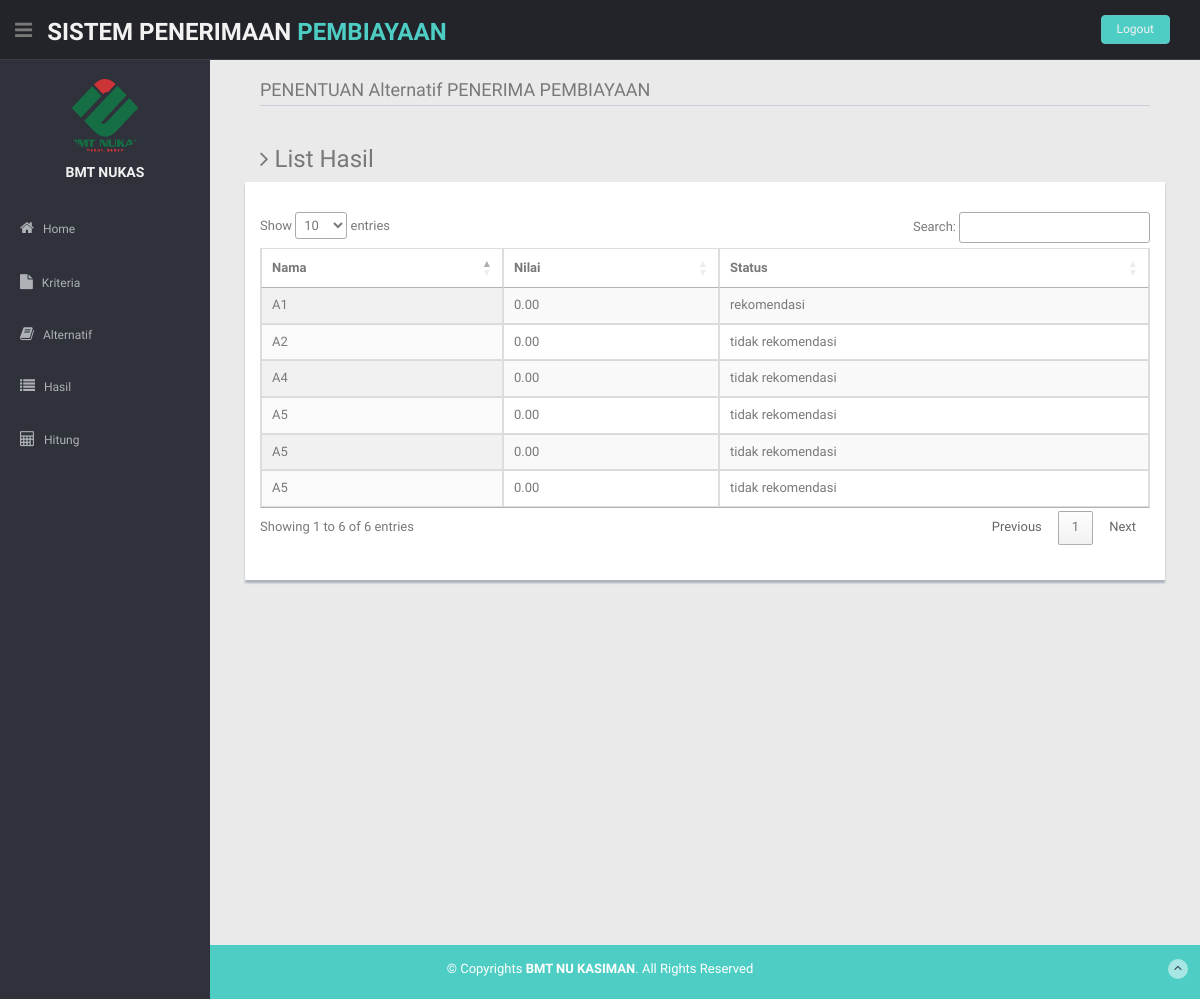
/index.php?module=list_detail_alternatif&&tanggal=2023-08-09 03:31:52, run on the app's committed database.
### tables this page shows
CREATE TABLE `tabel_hasil` (
  `id_hasil` int(11) NOT NULL,
  `nama` varchar(50) NOT NULL,
  `nilai` double NOT NULL,
  `tanggal` timestamp NOT NULL DEFAULT current_timestamp() ON UPDATE current_timestamp(),
  `status` varchar(25) NOT NULL
);

### pages/hasil/list_alternatif.php (the view, shortened to what this page needs)
<h3><i class="fa fa-angle-right"></i> List Hasil</h3>
        <div class="row mb">
          <div class="content-panel">
            <div class="adv-table" style="padding: 15px;">
              <table cellpadding="0" cellspacing="0" border="0" class="display table table-bordered" id="myDataTables">
                <thead>
                  <tr>
                    <th>Nama</th>
                    <th>Nilai</th>
                    <th>Status</th>
                  </tr>
                </thead>
                <tbody>
          <?php
          $sql = "SELECT * FROM tabel_hasil WHERE tanggal = '$_GET[tanggal]'";
          $result = mysqli_query($koneksi, $sql);
              while ($row = mysqli_fetch_assoc($result)) {
          ?>
                  <tr class="gradeX">
                    <td><?=$row['nama']?></td>
                    <td><?php echo number_format($row['nilai'],2)?></td>
                    <td><?=$row['status']?></td>
                  </tr>
          <?php
              }
          ?>
                </tbody>
              </table>
            </div>
          </div>
        </div>

### css/style.css (style rules this page uses)
body { color: #797979; background: #eaeaea; font-family: 'Ruda', sans-serif; padding: 0px !important; margin: 0px !important; font-size:13px; }
.mb { margin-bottom: 25px; }
.content-panel { background: #ffffff; box-shadow: 0px 3px 2px #aab2bd; padding-top: 15px; padding-bottom: 5px; }

### data on the page
tabel_hasil: nama "A1", nilai "0.00", status "rekomendasi"
tabel_hasil: nama "A2", nilai "0.00", status "tidak rekomendasi"
tabel_hasil: nama "A4", nilai "0.00", status "tidak rekomendasi"
tabel_hasil: nama "A5", nilai "0.00", status "tidak rekomendasi"
tabel_hasil: nama "A5", nilai "0.00", status "tidak rekomendasi"
tabel_hasil: nama "A5", nilai "0.00", status "tidak rekomendasi"
